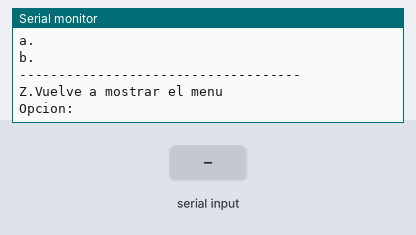
Recording of a program running on a simulated ATmega328P, built with avr-gcc and emulated at 16 MHz. Parts: the last lines printed to the serial monitor. Inputs (shaded band) come from the test bench.

Above: at 1.2 s.
1.3 s: "a" received over Serial
At 1.43 s:
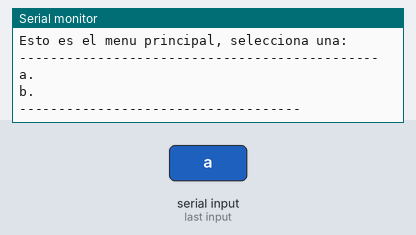
2.8 s: "b" received over Serial
At 2.88 s:
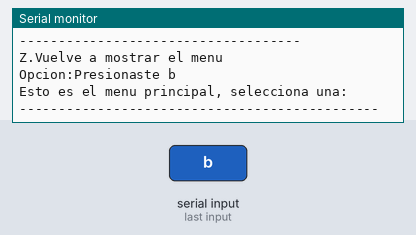
4.3 s: "1" received over Serial
At 4.38 s:
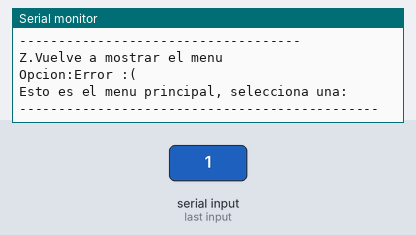

Measured:
- after the input at 1.3 s, the serial monitor: prints a new line at once (image 1)
- after the input at 2.8 s, the serial monitor: prints a new line at once (image 2)
- after the input at 4.3 s, the serial monitor: prints a new line at once (image 3)

The program:

main.c
```c
/*
 * E3.c
 *
 * Created: 04/03/2024 10:47:09
 * Author : DCE
 */

#include <avr/io.h>
#include "USART.h"

void MainMenu();
int main(void)
{
	USART0_init(UBRR_VALUE);


    /* Replace with your application code */
    while (1)
    {
		MainMenu();
		unsigned char opcion = USART0_getchar();
		switch (opcion)
		{
		case 'a':
			USART0_putString("Presionaste a\n\r");
			break;
		case 'b':
			USART0_putString("Presionaste b\n\r");
			break;
		case 'z':
			MainMenu();
			break;
		default:
			USART0_putString("Error :(\n\r");
		}
    }
}

inline void MainMenu(){
	USART0_putString(
	"\n\rEsto es el menu principal, selecciona una:\n\r"
	"----------------------------------------------\n\r"
	"a.\n\r"
	"b.\n\r"
	"------------------------------------\n\r"
	"Z.Vuelve a mostrar el menu\n\r"
	"Opcion:"
	);

}
```

USART.c
```c
/*
 * USART.c
 *
 * Created: 04/03/2024 9:57:25
 *  Author: DCE
 */


#include <avr/io.h>
#include "USART.h"


void USART0_putchar(unsigned char data){
	//1.Polling; if UDRE0 is 0 waits
	while(!(UCSR0A & (1<<UDRE0)));

	//load register
	UDR0=data;
}

void USART0_putString(char* strPointer){
	//1.
	while(*strPointer){
		USART0_putchar(*strPointer);
		//_delay_ms(1000);
		strPointer++;
	}
}

void USART0_init(uint16_t valueUBBR){
	/* Configuración del USART */

	// Configuración de la velocidad de transmisión
	UBRR0H = (unsigned char) (valueUBBR >> 8);  // Configura el registro de velocidad de transmisión de alta
	UBRR0L = (unsigned char) valueUBBR;  // Configura el registro de velocidad de transmisión de baja

	// Habilita la recepción y la transmisión
	UCSR0B |= (1 << RXEN0) | (1 << TXEN0);  // Habilita el receptor y el transmisor

	// Configuración del formato de trama: 8 bits de datos, 1 bit de parada
	UCSR0C |= (1 << UCSZ01) | (1 << UCSZ00);  // Establece el tamaño de la trama en 8 bits
	//-----------------------------------
}

unsigned char USART0_getchar() {
	// Wait for data to be received
	while (!(UCSR0A & (1 << RXC0)));
	// Get and return received data from buffer
	return UDR0;
}
```

USART.h
```c
/*
 * USART.h
 *
 * Created: 04/03/2024 9:54:23
 *  Author: DCE
 */


// USART.h

#ifndef USART_H_
#define USART_H_

#include <avr/io.h>

#define F_CPU 16000000UL
#define BAUD  9600
#define UBRR_VALUE ((F_CPU/(16UL*BAUD))-1)

void USART0_putchar(unsigned char);
void USART0_putString(char*);
void USART0_init(uint16_t);
unsigned char USART0_getchar();

#endif /* USART_H_ */
```
